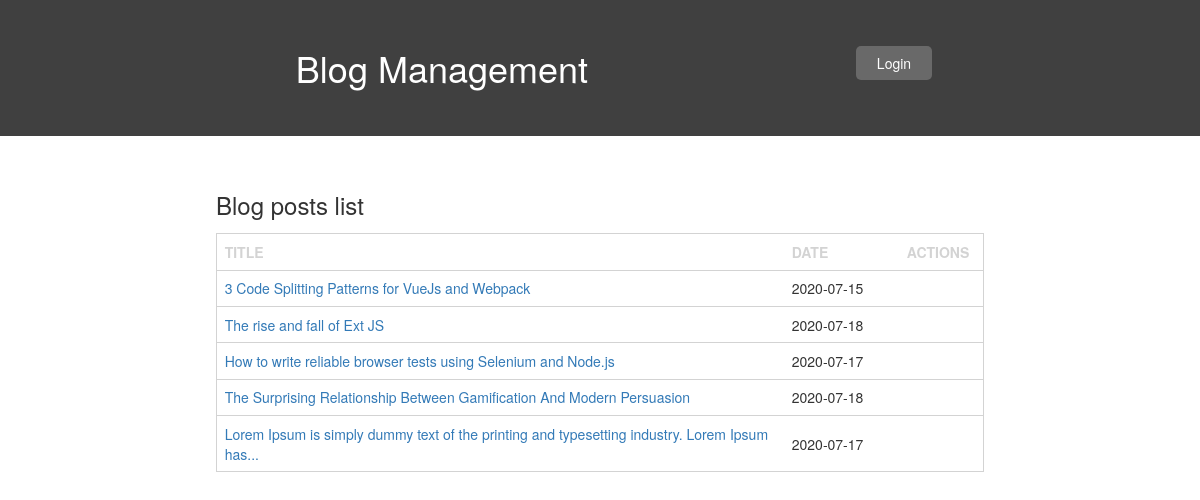
The page / on the database its author committed.
### tables this page shows
CREATE TABLE `posts` (
  `id` int(11) NOT NULL,
  `title` varchar(255) DEFAULT NULL,
  `content` longtext DEFAULT NULL,
  `date` date DEFAULT NULL,
  `imageUrl` text DEFAULT NULL,
  `userid` int(11) DEFAULT NULL
);

### includes/auto-load.inc.php (called while the page is built, shortened)
<?php
function myAutoLoader($className){
    $url=$_SERVER['HTTP_HOST'].$_SERVER['REQUEST_URI'];
    if(strpos($url,'includes')!== false){
        $path='../classes/';
    }else{
        $path='classes/';
    }
    $extension='.class.php';
}
?>

### classes/template.class.php (called while the page is built, shortened)
<?php
class Template{
    protected $template;
    public function __construct($temp){
        $this->template=$temp;
    }
    public function __toString(){
        include basename($this->template);
        return ob_get_clean();
    }
}

### classes/db.class.php (called while the page is built, shortened)
<?php
class Db{
    private $host="localhost";
    private $dbname="imelblog";
    private $pwd="";
    private $user="root";
    private $dbh;
    private $stmt;
    public function __construct(){
        $dsn='mysql:host='.$this->host.';dbname='.$this->dbname;
        $options=array(
            PDO::ATTR_PERSISTENT=>true,
            PDO::ATTR_ERRMODE=>PDO::ERRMODE_EXCEPTION
        );
        try {
            $this->dbh=new PDO($dsn,$this->user,$this->pwd,$options);
        } catch (PDOException $err) {
            $this->error=$err->getMessages();
        }
    }
    public function query($query){
        $this->stmt=$this->dbh->prepare($query);
    }
    public function execute(){
        return  $this->stmt->execute();
    }
    public function resultSet(){
        $this->execute();
        return $this->stmt->fetchAll(PDO::FETCH_OBJ);
    }
}
?>

### classes/Blog.class.php (called while the page is built, shortened)
<?php
class Blog{
    private $db;
    public function __construct(){
        $this->db=new Db();
    }
    public function getAllPosts(){
        $sql="SELECT * FROM posts";
        $this->db->query($sql);
        return $this->db->resultSet();
    }
}

### template/frontpage.temp.php (the view, shortened to what this page needs)
<?php
   include 'header.temp.php';
   ?>
<div class="front">
      <h3>Blog posts list</h3>
<table  class="tableposts">
   <thead>
      <th style="padding:1%;" class="t">TITLE</th>
      <th class="d">DATE</th>
      <th class="a">ACTIONS</th>
   </thead>
<?php foreach($posts as $post): ?>
   <tbody>
      <td class="t" style="padding:1%;" ><a href="post.php?id=<?php echo $post->id; ?>"> <?php echo substr($post->title,0,90); if(strlen($post->title)>=90){echo '...';} ?></a></td>
      <td class="d"> <?php echo $post->date; ?></td>
      <td class="a"  ><a href="" class="ajax_post"  data-toggle="modal" data-target="#myModal" data-id="<?php echo $post->id; ?>">
    <a href="edit_post.php?id=<?php echo $post->id; ?>"> <img class="action" src="https://cdn1.iconfinder.com/data/icons/social-messaging-ui-color/254000/51-512.png" alt=""> </a>
   </td>
   </tbody>
   <?php endforeach; ?>
</table>
</div>
   <?php
    include 'footer.temp.php';
   ?>

### index.php
<?php
    include 'includes/auto-load.inc.php';
?>
<?php
    $template=new Template('template/frontpage.temp.php');
    $blog=new Blog();
    $template->posts=$blog->getAllPosts();
    echo $template;
?>

### template/header.temp.php (shortened to what this page needs)
<!DOCTYPE html>
<html lang="en">
<head>
    <link href='https://maxcdn.bootstrapcdn.com/bootstrap/3.3.7/css/bootstrap.min.css' rel='stylesheet' type='text/css'>
    <link rel="stylesheet" href="css/style.css">
</head>
<body>
    <div class="containerr">
        <nav class="nav">
            <ul>
                <li > <h1><a href="index.php">Blog Management</a></h1></li>
            </ul>
            <ul>
            <?php if(isset($_SESSION['username'])): ?>
                <li> <a href="add_post.php"><div class="newpost"> <img style="width:15px; " src="https://www.materialui.co/materialIcons/image/edit_white_192x192.png" alt="">   New Blog Post</div></a></li>
                <li> <a href="includes/logout.inc.php"><div class="log">Logout</div></a></li>
            <?php else: ?>
                <?php if( $_SERVER['REQUEST_URI']=='/imelBlog/admin.php'): ?>
                <li> <a href="index.php"><div class="log">Return to page</div></a></li>
                <?php else: ?>
                    <li> <a href="admin.php"><div class="log">Login</div></a></li>
            <?php endif; ?>
            <?php endif; ?>
            </ul>
        </nav>

### template/footer.temp.php
</div>
</body>
</html>

### css/style.css (style rules this page uses)
* { margin: 0; padding: 0; box-sizing: border-box; }
.containerr { width:100%; }
.nav { background-color: rgb(64,64,64); width: 100%; display: flex; flex-direction:row; padding: 2em; justify-content: space-between; align-items: center; }
.nav a { text-decoration: none; color:White; }
.nav ul { display: flex; flex-direction:row; text-decoration: none; margin-left: 2em; }
.nav li { list-style-type:none; }
.log { padding: 0.5em 1.5em; background-color:rgb(105,105,105) ; border-radius: 5px; }
.front { width:64%; margin: 3% 18%; }
.tableposts { border: 1px solid lightgray; width: 100%; margin-top: 2% ; border-radius: 5px; text-align: left; padding: 3em; }
td, th { border-bottom: 1px solid lightgray; border-left: 0; border-right: 0; }
.d { width: 15%; }
.a { width: 10%; }
.t { width: 75%; }
th { color:lightgray; }

### rows shown on the page
posts: title "3 Code Splitting Patterns for VueJs and Webpack", date "2020-07-15"
posts: title "The rise and fall of Ext JS", date "2020-07-18"
posts: title "How to write reliable browser tests using Selenium and Node.js", date "2020-07-17"
posts: title "The Surprising Relationship Between Gamification And Modern Persuasion", date "2020-07-18"
posts: title "Lorem Ipsum is simply dummy text of the printing and typesetting industry. Lorem Ipsum has", date "2020-07-17"
